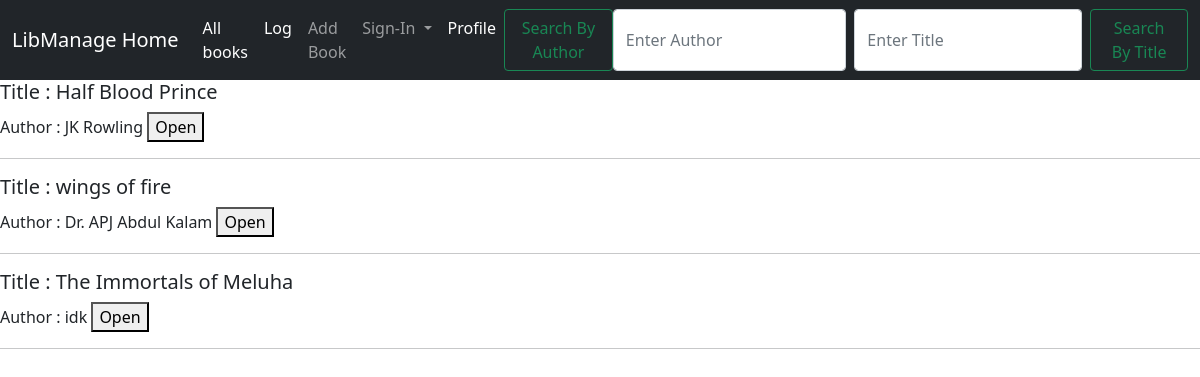
/all_books, run on an earlier commit of the app's database.
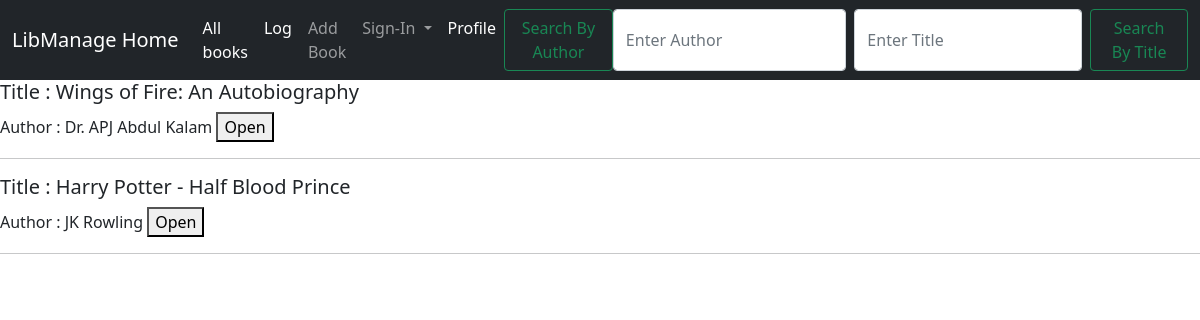
And on a later commit of the database.
### home/models.py (models this page shows, shortened)
class Book(models.Model):
    title = models.CharField(max_length=200)
    ISBN = models.CharField(max_length=100)
    author = models.CharField(max_length=200)
    publication = models.CharField(max_length=200)
    genre = models.CharField(max_length=50,
                  choices=GENRES,
                  default="Fiction")
    available = models.CharField(max_length=15,
                  choices=STOCK,
                  default="Available")
    quantity = models.IntegerField(default=0)
    summary = models.TextField()
    objects = models.Manager() # this is written because VSC was giving error that class has no objcts

### home/views.py (the view)
# urls.py: path('all_books', views.all_books, name='all_books'),
def all_books(request):
    allBooks=Book.objects.all() #fetching all books in database
    context = {
        'allBooks':allBooks
    }
    return render(request, 'all_books.html', context) #rendering page displaying all books

### templates/all_books.html (shortened to what this page needs)
{% extends 'base.html' %}
{% block body %}
    {% if allBooks %}
        {% for bookitem in allBooks %}
            <form action='\bookpage' method='get'>
                <h5>Title : {{bookitem.title}}</h5>
                <p>Author : {{bookitem.author}}
                <button type='submit'>Open</button>
                </p>
                <hr>
            </form>
        {%endfor%}
    {% else %}
        <h4>No books in library</h4>
    {% endif %}
{% endblock body %}

### templates/base.html (shortened to what this page needs)
<!doctype html>
<html lang="en">
  <head>
    <link href="https://cdn.jsdelivr.net/npm/bootstrap@5.0.0-beta3/dist/css/bootstrap.min.css" rel="stylesheet">
  </head>
  <body>
    <nav class="navbar navbar-expand-lg navbar-dark bg-dark">
  <div class="container-fluid">
    <a class="navbar-brand" href="/">LibManage Home</a>
    <div class="collapse navbar-collapse" id="navbarSupportedContent">
      <ul class="navbar-nav me-auto mb-2 mb-lg-0">
        <li class="nav-item">
          <a class="nav-link active" aria-current="page" href="all_books">All books</a>
        </li>
        <li class="nav-item">
          <a class="nav-link active" aria-current="page" href="log">Log</a>
        </li>
        <li class="nav-item">
          <a class="nav-link" href="/addBook">Add Book</a>
        </li>
        <li class="nav-item dropdown">
          <a class="nav-link dropdown-toggle" href="#" id="navbarDropdown" role="button" data-bs-toggle="dropdown" aria-expanded="false">
            Sign-In
          </a>
        </li>
        <li class="nav-item">
          <a class="nav-link active" aria-current="page" href="profile">Profile</a>
        </li>
      </ul>
      <form class="d-flex" action="book_searched" method='get'>
        <button class="btn btn-outline-success" type="submit">Search By Author</button>
        <input class="form-control me-2" type="search" placeholder="Enter Author" aria-label="Search" name='q'>
      </form>
      <form class="d-flex" action="book_searched" method='get'>
        <input class="form-control me-2" type="search" placeholder="Enter Title" aria-label="Search" name='q'>
        <button class="btn btn-outline-success" type="submit">Search By Title</button>
      </form>
    </div>
  </div>
</nav>
{% block body %}{% endblock body %}
  </body>
</html>

What changed in the data, as far as the page shows it:
removed Book: title "Half Blood Prince", author "JK Rowling"
removed Book: title "wings of fire", author "Dr. APJ Abdul Kalam"
removed Book: title "The Immortals of Meluha", author "idk"
added Book: title "Wings of Fire: An Autobiography", author "Dr. APJ Abdul Kalam"
added Book: title "Harry Potter - Half Blood Prince", author "JK Rowling"
